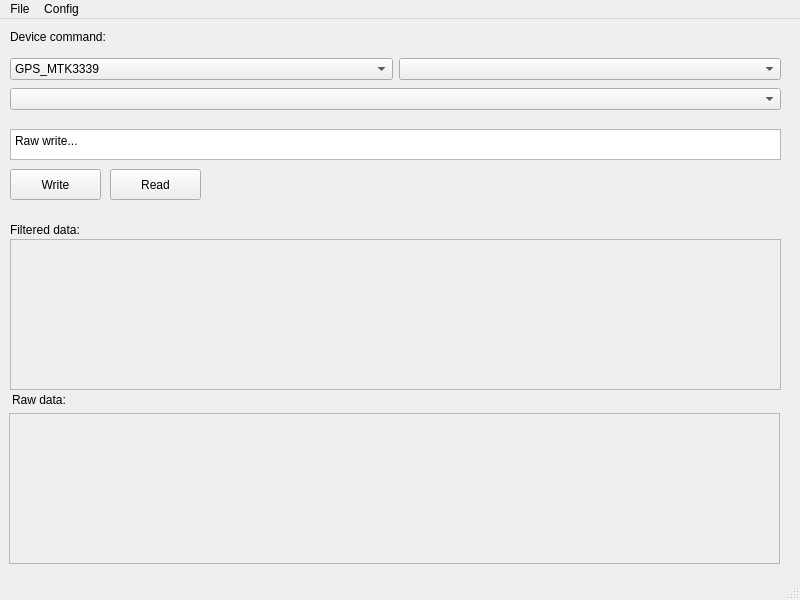
<?xml version="1.0" encoding="UTF-8"?>
<ui version="4.0">
 <class>MainWindow</class>
 <widget class="QMainWindow" name="MainWindow">
  <property name="geometry">
   <rect>
    <x>0</x>
    <y>0</y>
    <width>800</width>
    <height>600</height>
   </rect>
  </property>
  <property name="windowTitle">
   <string>MainWindow</string>
  </property>
  <widget class="QWidget" name="centralwidget">
   <widget class="QWidget" name="horizontalLayoutWidget">
    <property name="geometry">
     <rect>
      <x>10</x>
      <y>30</y>
      <width>771</width>
      <height>41</height>
     </rect>
    </property>
    <layout class="QHBoxLayout" name="horizontalLayout">
     <item>
      <widget class="QComboBox" name="deviceCommandComboBox">
       <item>
        <property name="text">
         <string>GPS_MTK3339</string>
        </property>
       </item>
       <item>
        <property name="text">
         <string>FRAM_MB85RS64V_SPI</string>
        </property>
       </item>
       <item>
        <property name="text">
         <string>DISPLAY_ST7735R_SPI</string>
        </property>
       </item>
       <item>
        <property name="text">
         <string>MEMS_FXO8700_I2C</string>
        </property>
       </item>
       <item>
        <property name="text">
         <string>MEMS_FXAS21002_I2C</string>
        </property>
       </item>
       <item>
        <property name="text">
         <string>BARO_BMP280_I2C</string>
        </property>
       </item>
       <item>
        <property name="text">
         <string>RADIO_RFM9x_SPI</string>
        </property>
       </item>
       <item>
        <property name="text">
         <string>EEPROM_##_I2C</string>
        </property>
       </item>
       <item>
        <property name="text">
         <string>EEPROM_##_SPI</string>
        </property>
       </item>
       <item>
        <property name="text">
         <string>DISPLAY_##_I2C</string>
        </property>
       </item>
      </widget>
     </item>
     <item>
      <widget class="QComboBox" name="deviceComboBox"/>
     </item>
    </layout>
   </widget>
   <widget class="QScrollArea" name="scrollArea">
    <property name="geometry">
     <rect>
      <x>9</x>
      <y>394</y>
      <width>771</width>
      <height>151</height>
     </rect>
    </property>
    <property name="widgetResizable">
     <bool>true</bool>
    </property>
    <widget class="QWidget" name="scrollAreaWidgetContents">
     <property name="geometry">
      <rect>
       <x>0</x>
       <y>0</y>
       <width>769</width>
       <height>149</height>
      </rect>
     </property>
    </widget>
   </widget>
   <widget class="QWidget" name="horizontalLayoutWidget_2">
    <property name="geometry">
     <rect>
      <x>10</x>
      <y>60</y>
      <width>771</width>
      <height>41</height>
     </rect>
    </property>
    <layout class="QHBoxLayout" name="horizontalLayout_2">
     <item>
      <widget class="QComboBox" name="deviceCommandComboBox_2"/>
     </item>
    </layout>
   </widget>
   <widget class="QTextEdit" name="textEdit">
    <property name="geometry">
     <rect>
      <x>10</x>
      <y>110</y>
      <width>771</width>
      <height>31</height>
     </rect>
    </property>
    <property name="html">
     <string>&lt;!DOCTYPE HTML PUBLIC &quot;-//W3C//DTD HTML 4.0//EN&quot; &quot;http://www.w3.org/TR/REC-html40/strict.dtd&quot;&gt;
&lt;html&gt;&lt;head&gt;&lt;meta name=&quot;qrichtext&quot; content=&quot;1&quot; /&gt;&lt;meta charset=&quot;utf-8&quot; /&gt;&lt;style type=&quot;text/css&quot;&gt;
p, li { white-space: pre-wrap; }
&lt;/style&gt;&lt;/head&gt;&lt;body style=&quot; font-family:'Segoe UI'; font-size:9pt; font-weight:400; font-style:normal;&quot;&gt;
&lt;p style=&quot; margin-top:0px; margin-bottom:0px; margin-left:0px; margin-right:0px; -qt-block-indent:0; text-indent:0px;&quot;&gt;Raw write...&lt;/p&gt;&lt;/body&gt;&lt;/html&gt;</string>
    </property>
   </widget>
   <widget class="QLabel" name="label_rawData">
    <property name="geometry">
     <rect>
      <x>12</x>
      <y>371</y>
      <width>121</width>
      <height>20</height>
     </rect>
    </property>
    <property name="text">
     <string>Raw data:</string>
    </property>
   </widget>
   <widget class="QLabel" name="label_filteredData">
    <property name="geometry">
     <rect>
      <x>10</x>
      <y>201</y>
      <width>121</width>
      <height>20</height>
     </rect>
    </property>
    <property name="text">
     <string>Filtered data:</string>
    </property>
   </widget>
   <widget class="QLabel" name="label_deviceCommand">
    <property name="geometry">
     <rect>
      <x>10</x>
      <y>10</y>
      <width>141</width>
      <height>16</height>
     </rect>
    </property>
    <property name="text">
     <string>Device command:</string>
    </property>
   </widget>
   <widget class="QScrollArea" name="scrollArea_2">
    <property name="geometry">
     <rect>
      <x>10</x>
      <y>220</y>
      <width>771</width>
      <height>151</height>
     </rect>
    </property>
    <property name="widgetResizable">
     <bool>true</bool>
    </property>
    <widget class="QWidget" name="scrollAreaWidgetContents_2">
     <property name="geometry">
      <rect>
       <x>0</x>
       <y>0</y>
       <width>769</width>
       <height>149</height>
      </rect>
     </property>
    </widget>
   </widget>
   <widget class="QPushButton" name="pushButton_read">
    <property name="geometry">
     <rect>
      <x>110</x>
      <y>150</y>
      <width>91</width>
      <height>31</height>
     </rect>
    </property>
    <property name="text">
     <string>Read</string>
    </property>
   </widget>
   <widget class="QPushButton" name="pushButton_write">
    <property name="geometry">
     <rect>
      <x>10</x>
      <y>150</y>
      <width>91</width>
      <height>31</height>
     </rect>
    </property>
    <property name="text">
     <string>Write</string>
    </property>
   </widget>
  </widget>
  <widget class="QMenuBar" name="menubar">
   <property name="geometry">
    <rect>
     <x>0</x>
     <y>0</y>
     <width>800</width>
     <height>25</height>
    </rect>
   </property>
   <widget class="QMenu" name="menuFile">
    <property name="title">
     <string>File</string>
    </property>
    <addaction name="separator"/>
    <addaction name="actionSave_config"/>
    <addaction name="actionLoad_config"/>
    <addaction name="separator"/>
    <addaction name="actionSave_log"/>
    <addaction name="actionLoad_log"/>
    <addaction name="separator"/>
    <addaction name="actionExit"/>
   </widget>
   <widget class="QMenu" name="menuConfig">
    <property name="title">
     <string>Config</string>
    </property>
    <widget class="QMenu" name="menuSerial_Port">
     <property name="title">
      <string>Serial port</string>
     </property>
    </widget>
    <widget class="QMenu" name="menuSerial_baudrate">
     <property name="title">
      <string>Serial baudrate</string>
     </property>
     <addaction name="actionSerial_baudrate_action1200"/>
     <addaction name="actionSerial_baudrate_action2400"/>
     <addaction name="actionSerial_baudrate_action4800"/>
     <addaction name="actionSerial_baudrate_action9600"/>
     <addaction name="actionSerial_baudrate_action19200"/>
     <addaction name="actionSerial_baudrate_action38400"/>
     <addaction name="actionSerial_baudrate_action57600"/>
     <addaction name="actionSerial_baudrate_action115200"/>
    </widget>
    <widget class="QMenu" name="menuSerial_stop_bits">
     <property name="title">
      <string>Serial stop bits</string>
     </property>
     <addaction name="actionSerial_stopBits0"/>
     <addaction name="actionSerial_stopBits1"/>
     <addaction name="actionSerial_stopBits2"/>
    </widget>
    <widget class="QMenu" name="menuSerial_parity_bits">
     <property name="title">
      <string>Serial parity bits</string>
     </property>
     <addaction name="actionSerial_parityBits_none"/>
     <addaction name="actionSerial_parityBits_even"/>
     <addaction name="actionSerial_parityBits_odd"/>
     <addaction name="actionSerial_parityBits_space"/>
     <addaction name="actionSerial_parityBits_mark"/>
    </widget>
    <widget class="QMenu" name="menuSerial_data_bits">
     <property name="title">
      <string>Serial data bits</string>
     </property>
     <addaction name="actionSerial_dataBits_5"/>
     <addaction name="actionSerial_dataBits_6"/>
     <addaction name="actionSerial_dataBits_7"/>
     <addaction name="actionSerial_dataBits_8"/>
    </widget>
    <addaction name="actionRefresh_connections"/>
    <addaction name="separator"/>
    <addaction name="actionSerial_connect"/>
    <addaction name="menuSerial_Port"/>
    <addaction name="menuSerial_baudrate"/>
    <addaction name="menuSerial_data_bits"/>
    <addaction name="menuSerial_stop_bits"/>
    <addaction name="menuSerial_parity_bits"/>
   </widget>
   <addaction name="menuFile"/>
   <addaction name="menuConfig"/>
  </widget>
  <widget class="QStatusBar" name="statusbar"/>
  <action name="actionExit">
   <property name="text">
    <string>Exit</string>
   </property>
  </action>
  <action name="actionSave_config">
   <property name="text">
    <string>Save config</string>
   </property>
  </action>
  <action name="actionSave_log">
   <property name="text">
    <string>Save log</string>
   </property>
  </action>
  <action name="actionRefresh_connections">
   <property name="text">
    <string>Refresh connections</string>
   </property>
  </action>
  <action name="actionSerial_baudrate_action1200">
   <property name="checkable">
    <bool>true</bool>
   </property>
   <property name="text">
    <string>1200</string>
   </property>
  </action>
  <action name="actionSerial_baudrate_action2400">
   <property name="checkable">
    <bool>true</bool>
   </property>
   <property name="text">
    <string>2400</string>
   </property>
  </action>
  <action name="actionSerial_baudrate_action4800">
   <property name="checkable">
    <bool>true</bool>
   </property>
   <property name="text">
    <string>4800</string>
   </property>
  </action>
  <action name="actionSerial_baudrate_action9600">
   <property name="checkable">
    <bool>true</bool>
   </property>
   <property name="text">
    <string>9600</string>
   </property>
  </action>
  <action name="actionSerial_baudrate_action19200">
   <property name="checkable">
    <bool>true</bool>
   </property>
   <property name="text">
    <string>19200</string>
   </property>
  </action>
  <action name="actionSerial_baudrate_action38400">
   <property name="checkable">
    <bool>true</bool>
   </property>
   <property name="text">
    <string>38400</string>
   </property>
  </action>
  <action name="actionSerial_baudrate_action57600">
   <property name="checkable">
    <bool>true</bool>
   </property>
   <property name="text">
    <string>57600</string>
   </property>
  </action>
  <action name="actionSerial_baudrate_action115200">
   <property name="checkable">
    <bool>true</bool>
   </property>
   <property name="checked">
    <bool>true</bool>
   </property>
   <property name="text">
    <string>115200</string>
   </property>
  </action>
  <action name="actionSerial_stopBits0">
   <property name="checkable">
    <bool>true</bool>
   </property>
   <property name="checked">
    <bool>true</bool>
   </property>
   <property name="text">
    <string>No bits</string>
   </property>
  </action>
  <action name="actionSerial_stopBits1">
   <property name="checkable">
    <bool>true</bool>
   </property>
   <property name="text">
    <string>1 bit</string>
   </property>
  </action>
  <action name="actionSerial_stopBits2">
   <property name="checkable">
    <bool>true</bool>
   </property>
   <property name="text">
    <string>2 bits</string>
   </property>
  </action>
  <action name="actionSerial_parityBits_none">
   <property name="checkable">
    <bool>true</bool>
   </property>
   <property name="checked">
    <bool>true</bool>
   </property>
   <property name="text">
    <string>No parity</string>
   </property>
  </action>
  <action name="actionSerial_parityBits_even">
   <property name="checkable">
    <bool>true</bool>
   </property>
   <property name="text">
    <string>Even parity</string>
   </property>
  </action>
  <action name="actionSerial_parityBits_odd">
   <property name="checkable">
    <bool>true</bool>
   </property>
   <property name="text">
    <string>Odd parity</string>
   </property>
  </action>
  <action name="actionSerial_parityBits_space">
   <property name="checkable">
    <bool>true</bool>
   </property>
   <property name="text">
    <string>Space parity</string>
   </property>
  </action>
  <action name="actionSerial_parityBits_mark">
   <property name="checkable">
    <bool>true</bool>
   </property>
   <property name="text">
    <string>Mark parity</string>
   </property>
  </action>
  <action name="actionSerial_dataBits_5">
   <property name="checkable">
    <bool>true</bool>
   </property>
   <property name="text">
    <string>5 bits</string>
   </property>
  </action>
  <action name="actionSerial_dataBits_6">
   <property name="checkable">
    <bool>true</bool>
   </property>
   <property name="text">
    <string>6 bits</string>
   </property>
  </action>
  <action name="actionSerial_dataBits_7">
   <property name="checkable">
    <bool>true</bool>
   </property>
   <property name="text">
    <string>7 bits</string>
   </property>
  </action>
  <action name="actionSerial_dataBits_8">
   <property name="checkable">
    <bool>true</bool>
   </property>
   <property name="checked">
    <bool>true</bool>
   </property>
   <property name="text">
    <string>8 bits</string>
   </property>
  </action>
  <action name="actionSerial_connect">
   <property name="checkable">
    <bool>true</bool>
   </property>
   <property name="text">
    <string>connect</string>
   </property>
  </action>
  <action name="actionLoad_config">
   <property name="text">
    <string>Load config</string>
   </property>
  </action>
  <action name="actionLoad_log">
   <property name="text">
    <string>Load log</string>
   </property>
  </action>
 </widget>
 <resources/>
 <connections>
  <connection>
   <sender>actionExit</sender>
   <signal>triggered()</signal>
   <receiver>MainWindow</receiver>
   <slot>close()</slot>
   <hints>
    <hint type="sourcelabel">
     <x>-1</x>
     <y>-1</y>
    </hint>
    <hint type="destinationlabel">
     <x>399</x>
     <y>299</y>
    </hint>
   </hints>
  </connection>
 </connections>
</ui>
